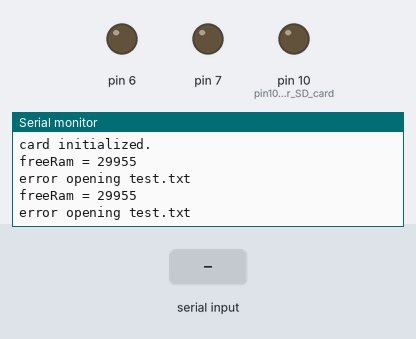
The sketch below on a simulated Arduino Uno, built with avr-gcc and run on an emulated ATmega328P. Shown: output pins drawn as LEDs (lit = HIGH), the last lines printed to the serial monitor. The test bench sets the inputs (shaded band). Storage starts empty.

Above: at 12.8 s.
12.9 s: "close\n" received over the second serial link
At 18.9 s:
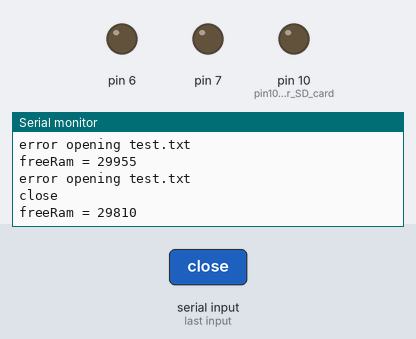
22.7 s: "now\n" received over the second serial link
At 24.1 s:
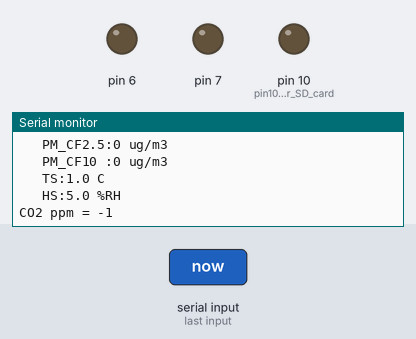
Timing chart, 0 to 25.7 s (numbered marks = the images above; inputs shaded):
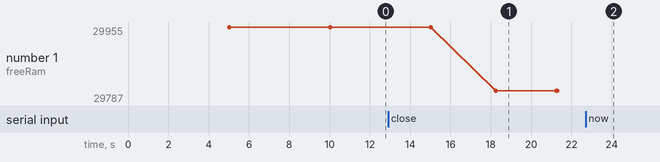

The sketch:

Airbox.ino
```cpp
#include <SoftwareSerial.h>
#include <SD.h>
#include <SPI.h>

// (新增)PMS5003T
static unsigned int pm_cf_10;           //定义全局变量
static unsigned int pm_cf_25;
static unsigned int pm_cf_100;
float Temperature;
float Humidity;

// Bluetooth(HC-06)
SoftwareSerial BT(8,9);   // 接收腳(RX), 傳送腳(TX)；接HC-06之TXD、RXD
bool startRecieve = false;
char val;
String recieveData = "";

// SD card
File myFile;
String buffer;

// CO2
SoftwareSerial K_30_Serial(2,3);  //Sets up a virtual serial port, using pin 12 for Rx and pin 13 for Tx
byte readCO2[] = {0xFE, 0X44, 0X00, 0X08, 0X02, 0X9F, 0X25};  //Command packet to read Co2 (see app note)
byte response[] = {0,0,0,0,0,0,0};  //create an array to store the response
// int valMultiplier = 1;  //multiplier for value. default is 1. set to 3 for K-30 3% and 10 for K-33 ICB

int x = 0;
int temp25 = 0;
long tempCO2 = 0;

String Time = "";// (新增) 時間
int hour;
int minute;
int sec;

void getG5(unsigned char ucData) // 获取G5(PMS5003T)的值
{
  static unsigned int ucRxBuffer[50];
  static unsigned int ucRxCnt = 0;
  ucRxBuffer[ucRxCnt++] = ucData;
  if (ucRxBuffer[0] != 0x42 && ucRxBuffer[1] != 0x4D)//数据头判断
  {
    ucRxCnt = 0;
    return;
  }
  if (ucRxCnt > 38)//数据位判断//G5S为32，G5ST为38
  {
    pm_cf_10=(int)ucRxBuffer[4] * 256 + (int)ucRxBuffer[5];      //大气环境下PM2.5浓度计算
    pm_cf_25=(int)ucRxBuffer[6] * 256 + (int)ucRxBuffer[7];
    pm_cf_100=(int)ucRxBuffer[8] * 256 + (int)ucRxBuffer[9];
    Temperature = ((int)ucRxBuffer[24] * 256 +(int)ucRxBuffer[25])/10.000;//包含温度
    Humidity = ((int)ucRxBuffer[26] * 256 +(int)ucRxBuffer[27])/10.000;//包含湿度

    if (pm_cf_25 >  999)//如果PM2.5数值>=1000，返回重新计算
    {
      ucRxCnt = 0;
      return;
    }
    ucRxCnt = 0;
    return;
  }
}

int freeRam () // 測量記憶體
{
  extern int __heap_start, *__brkval;
  int v;
  return (int) &v - (__brkval == 0 ? (int) &__heap_start : (int) __brkval);
}

void setup() {
  Serial.begin(9600);

  BT.begin(9600); //HC-06 預設 baud

  Serial.print("Initializing SD card...");
  Serial.print("freeRam = ");Serial.println(freeRam()); // 測量記憶體
  pinMode(10, OUTPUT);   // pin10 is null for SD card
  if (!SD.begin(4)) {  //如果从CS口与SD卡通信失败，串口输出信息Card failed, or not present
    Serial.println("Card failed, or not present");
    return;
  }
  if(SD.exists("test.txt")){ // 初始化SD卡
    SD.remove("test.txt");
  }
  Serial.println("card initialized.");  //与SD卡通信成功，串口输出信息card initialized.

  // LED / 風扇
  pinMode(6, OUTPUT);
  pinMode(7, OUTPUT);
}

void loop() {
  BT.begin(9600);
  delay(2000);
  while(BT.available()) //如果有收到資料
  {
    startRecieve = true;
    val=BT.read(); //每次接收一個字元
    recieveData += val; //字元組成字串
    delay(200);  //每次傳輸間隔，如果太短會造成資料遺失或亂碼
  }

  if(startRecieve)
  {
    startRecieve = false;
    Serial.println(recieveData); //呈現收到字串

    if(recieveData!="close" && recieveData!="now" && recieveData!=NULL){                    // recieveData 為開始的時間

      Time = recieveData; // (新增) 紀錄時間，下面計算
      hour = Time.substring(11, 13).toInt();
      minute = Time.substring(14, 16).toInt();
      sec = Time.substring(17).toInt();

      BT.write(byte('S'));BT.write(byte(' '));BT.write(byte(' '));
      myFile = SD.open("test.txt", FILE_WRITE);
      Serial.print("freeRam = ");Serial.println(freeRam()); // 測量記憶體
    }
    else if(recieveData=="close"){
      digitalWrite(6, LOW); // close LED / 風扇
      digitalWrite(7, LOW);
      myFile.close();
      myFile = SD.open("test.txt", FILE_READ);
      while (myFile.available()) {
        buffer = myFile.readStringUntil('\n');
        for(int i=0;i<buffer.length();i++){
          BT.write(byte(buffer[i])); //把每次收到的字元轉成byte封包傳至手機端
          Serial.print(buffer[i]);
        }
        Serial.println();
        delay(1000);
      }
      BT.write(byte('V'));
      BT.write(byte(' '));
      BT.write(byte(' '));
      myFile.close();

    }else if(recieveData=="now"){ // 新增 NOW 即時資料
      myFile.close();
      myFile = SD.open("test.txt", FILE_READ);
      while (myFile.available()) {
        buffer = myFile.readStringUntil('\n');
      }
      buffer = buffer.substring(9);

      BT.write(byte('N'));
      BT.write(byte(' '));

      for(int i=0;i<buffer.length();i++){
        BT.write(byte(buffer[i])); //把每次收到的字元轉成byte封包傳至手機端
        Serial.print(buffer[i]);
      }
      Serial.println();

      myFile.close();
      myFile = SD.open("test.txt", FILE_WRITE);
    }
    recieveData = "";
  }

  delay(3000);
  Serial.print("freeRam = ");Serial.println(freeRam()); // 測量記憶體

  if (myFile) {
    // (新增) 時間
    Serial.print("Time = ");
    Serial.print(hour);Serial.print(":");Serial.print(minute);Serial.print(":");Serial.println(sec);
    /*if(hour < 10){
      myFile.print("0");
      myFile.print(hour);
    }else{
      myFile.print(hour);
    }
    myFile.print(":");
    if(minute < 10){
      myFile.print("0");
      myFile.print(minute);
    }else{
      myFile.print(minute);
    }
    myFile.print(":");
    if(sec < 10){
      myFile.print("0");
      myFile.print(sec);
    }else{
      myFile.print(sec);
    }
    myFile.print(" ");*/

    Serial.println("Reading data...");
    Serial.print("freeRam = ");Serial.println(freeRam()); // 測量記憶體
    // (新增)PMS5003T
    while (Serial.available())
    {
      getG5(Serial.read());
    }

    Serial.print("   PM_CF1.0:");Serial.print(pm_cf_10);Serial.println(" ug/m3");//硬件串口输出数据
    Serial.print("   PM_CF2.5:");Serial.print(pm_cf_25);Serial.println(" ug/m3");
    Serial.print("   PM_CF10 :");Serial.print(pm_cf_100);Serial.println(" ug/m3");
    Serial.print("   TS:");Serial.print(Temperature+1,1);Serial.println(" C");  //包含温度
    Serial.print("   HS:");Serial.print(Humidity+5,1);Serial.println(" %RH");   //包含湿度

    // write into SD
    myFile.print(pm_cf_10);
    myFile.print(" ");
    myFile.print(pm_cf_25);
    myFile.print(" ");
    myFile.print(pm_cf_100);
    myFile.print(" ");
    /*myFile.print(Temperature+1);
    myFile.print(" ");
    myFile.print(Humidity+5);
    myFile.print(" ");*/

    // CO2
    K_30_Serial.begin(9600);    //Opens the virtual serial port with a baud of 9600
    sendRequest(readCO2);
    int valCO2 = getValue(response);
    Serial.print("CO2 ppm = ");
    Serial.println(valCO2);
    K_30_Serial.end();
    myFile.print(valCO2);
    myFile.print(" ");
    // myFile.println();

    // average
    if(x < 11)
    {
      x++;
      temp25 += pm_cf_25;
      tempCO2 += valCO2;
      myFile.print("0");
      myFile.print(" ");
      myFile.print("0");
      myFile.println();
      // (新增) 時間計算
      if(sec < 55){
        sec += 5;
      }else{
        sec = sec + 5 - 60;
        if(minute < 59){
          minute += 1;
        }else if(minute == 59){
          minute = 0;
          if(hour < 23){
            hour += 1;
          }else if(hour == 23){
            hour = 0;
          }
        }
      }
    }else if(x == 11){
      temp25 += pm_cf_25;
      tempCO2 += valCO2;
      temp25 /= 12;
      tempCO2 /= 12;
      myFile.print(temp25);
      myFile.print(" ");
      myFile.print(tempCO2);
      myFile.println();

      // (新增)turn on the LED / 風扇
      if(temp25 < 24 && tempCO2 < 1000){
        digitalWrite(6, LOW);
        digitalWrite(7, LOW);
      }else{
        digitalWrite(6, HIGH);
        digitalWrite(7, HIGH);
      }
      // 初始化
      x = 0;
      temp25 = 0;
      tempCO2 = 0;
      // (新增) 時間計算
      if(sec < 53){
        sec += 7;
      }else{
        sec = sec + 7 - 60;
        if(minute < 59){
          minute += 1;
        }else if(minute == 59){
          minute = 0;
          if(hour < 23){
            hour += 1;
          }else if(hour == 23){
            hour = 0;
          }
        }
      }
    }
  }
  else {
    Serial.println("error opening test.txt");
  }
}

/*************************************for CO2***********************************************/
void sendRequest(byte packet[])
{
  while(!K_30_Serial.available())  //keep sending request until we start to get a response
  {
    K_30_Serial.write(readCO2,7);
    delay(50);
  }

  int timeout=0;  //set a timeoute counter
  while(K_30_Serial.available() < 7 ) //Wait to get a 7 byte response
  {
    timeout++;
    if(timeout > 10)    //if it takes too long there was probably an error
      {
        while(K_30_Serial.available())  //flush whatever we have
          K_30_Serial.read();

          break;                        //exit and try again
      }
      delay(50);
  }

  for (int i=0; i < 7; i++)
  {
    response[i] = K_30_Serial.read();
  }
}

int getValue(byte packet[])
{
    int high = packet[3];                        //high byte for value is 4th byte in packet in the packet
    int low = packet[4];                         //low byte for value is 5th byte in the packet

    int val = high*256 + low;                //Combine high byte and low byte with this formula to get value
    return val;
    // return val* valMultiplier;
}
/**********************************************************************************************/
```

Measured:
- after the input at 12.9 s, the serial monitor: prints a new line after 5.3 s (image 1)
- after the input at 22.7 s, the serial monitor: prints a new line after 0.51 s (image 2)
- plotted number 1: 29955 → 29810 after the input at 12.9 s, 29810 → 29787 after the input at 22.7 s
